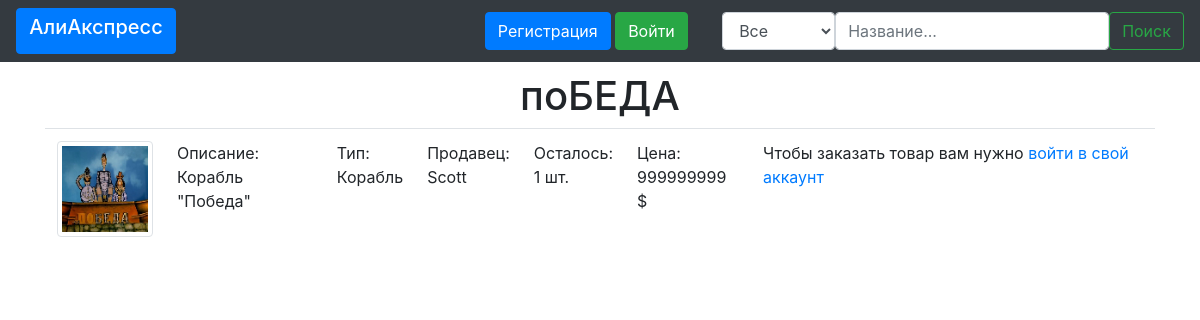
/product_link/4, run on the app's committed database.
### data/products.py (models this page shows)
class Product(db_session.SqlAlchemyBase, SerializerMixin):
    __tablename__ = 'products'
    id = sqlalchemy.Column(sqlalchemy.Integer, primary_key=True, autoincrement=True)
    seller_id = sqlalchemy.Column(sqlalchemy.Integer, sqlalchemy.ForeignKey("users.id"))
    seller = sqlalchemy.Column(sqlalchemy.Integer, nullable=True)
    title = sqlalchemy.Column(sqlalchemy.String, nullable=True)
    number = sqlalchemy.Column(sqlalchemy.Integer, nullable=True)
    description = sqlalchemy.Column(sqlalchemy.String, nullable=True)
    price = sqlalchemy.Column(sqlalchemy.String, nullable=True)
    product_type = sqlalchemy.Column(sqlalchemy.String, nullable=True)
    link = sqlalchemy.Column(sqlalchemy.String, nullable=True)
    del_link = sqlalchemy.Column(sqlalchemy.String, nullable=True)
    order_link = sqlalchemy.Column(sqlalchemy.String, nullable=True)
    image = sqlalchemy.Column(sqlalchemy.String)
    user = orm.relation('User')

### main.py (the view, shortened to what this page needs)
@app.route('/product_link/<product_id>', methods=['GET', 'POST'])
def product_link(product_id="product_id"):
    db_session.global_init("db/online_shop.sqlite")
    session = db_session.create_session()
    form = baseform.BaseForm()
    product = session.query(products.Product).filter(products.Product.id == product_id).first()
    if request.method == "GET":
        productes = session.query(products.Product)
        types = []
        for i in productes:
            if i.product_type not in types:
                types.append(i.product_type)
        return render_template('product.html', title=product.title, product=product, products_types=types)

### data/baseform.py
class BaseForm(FlaskForm):
    product_type = SelectField(validators=[DataRequired()])
    search = StringField(validators=[DataRequired()])

### data/db_session.py (called while the page is built, shortened)
def global_init(db_file):
    global __factory
    if __factory:
        return

def create_session() -> Session:
    global __factory
    return __factory()

### templates/product.html
{% extends "base.html" %}
{% block content %}
<div>
<h1 align="center">{{ title }}</h1>
</div>
<div>
    <div>
        <table class="table">
              <tbody>
                    <tr>
                        <td><img src={{product.image}} alt="Ну не нашлась картинка" class="img-thumbnail"></td>
                        <td>Описание:<br>{{ product.description }}</td>
                        <td>Тип:<br>{{ product.product_type }}</td>
                        <td>Продавец:<br>{{ product.seller }}</td>
                        <td>Осталось:<br>{{ product.number }} шт.</td>
                        <td>Цена:<br>{{ product.price }} $</td>
                        {% if userid == product.seller_id %}
                            <td><a class="btn btn-outline-success" href={{product.del_link}} role="button">Удалить товар</a></td>
                        {% elif username %}
                            {% if product.number > 0 %}
                                <td><a class="btn btn-outline-success" href={{product.order_link}} role="button">Заказать</a></td>
                            {% else %}
                                <td>Похоже, товар закончился(</td>
                            {% endif %}
                        {% else %}
                            <td><p>Чтобы заказать товар вам нужно <a href="/login" role="button">войти в свой аккаунт</a></p></td>
                        {% endif %}
                    </tr>
              </tbody>
        </table>
    </div>
</div>
{% endblock %}

### data on the page
Product: title "поБЕДА", image (picture), description "Корабль \"Победа\"", product_type "Корабль", seller "Scott", number "1", price "999999999"
